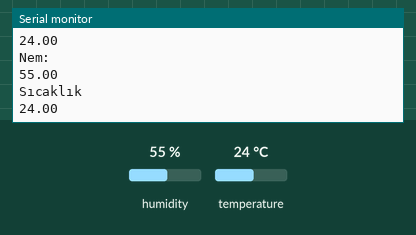
Simulated run of this sketch. Board: Arduino Uno, built with avr-gcc and run on an emulated ATmega328P. On the bench: the last lines printed to the serial monitor. The test bench sets the inputs (shaded band); at power-on: humidity 55 %, temperature 24 °C.

Above: at 2.8 s.
2.9 s: humidity set to 22 %
At 4.4 s:
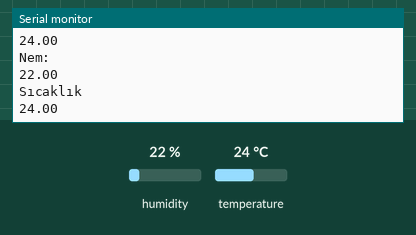
5.6 s: temperature set to 12 °C
At 6.42 s:
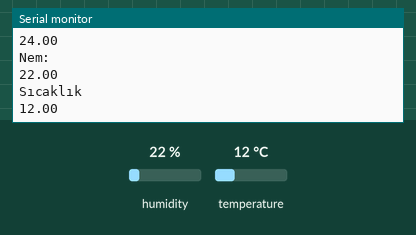
8.3 s: humidity set to 40 %
At 10.48 s:
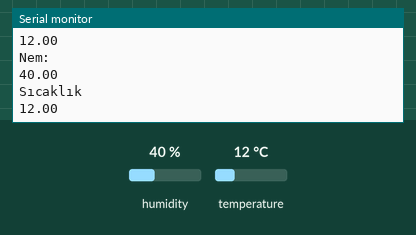
Timing chart, 0 to 12.0 s (numbered marks = the images above; inputs shaded):
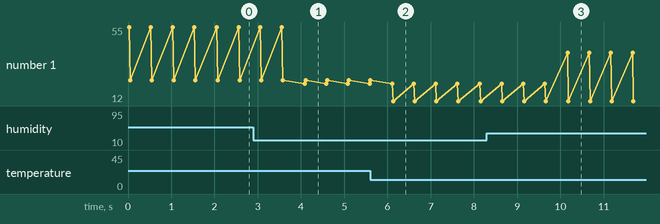

The sketch:

dht11.ino
```cpp
#include <DHT.h>

int dhtPin = 4;

DHT dht(dhtPin, DHT11);

void setup() {
  dht.begin();
  Serial.begin(9600);
}

void loop() {
  float nem = dht.readHumidity();
  float sicaklik = dht.readTemperature();

  Serial.println("Nem: ");
  Serial.println(nem);

  Serial.println("Sıcaklık");
  Serial.println(sicaklik);
  delay(500);
  }
```

Measured:
- after the input at 2.9 s, the serial monitor: prints a new line after 1.2 s (image 1)
- after the input at 5.6 s, the serial monitor: prints a new line after 0.53 s (image 2)
- after the input at 8.3 s, the serial monitor: prints a new line after 1.9 s (image 3)
- plotted number 1: 24 → 22 after the input at 2.9 s, 22 → 12 after the input at 5.6 s
